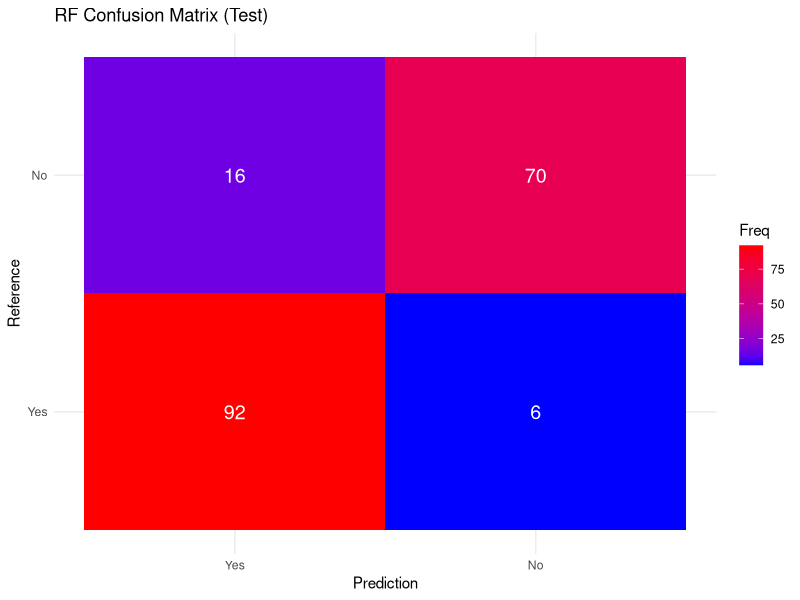
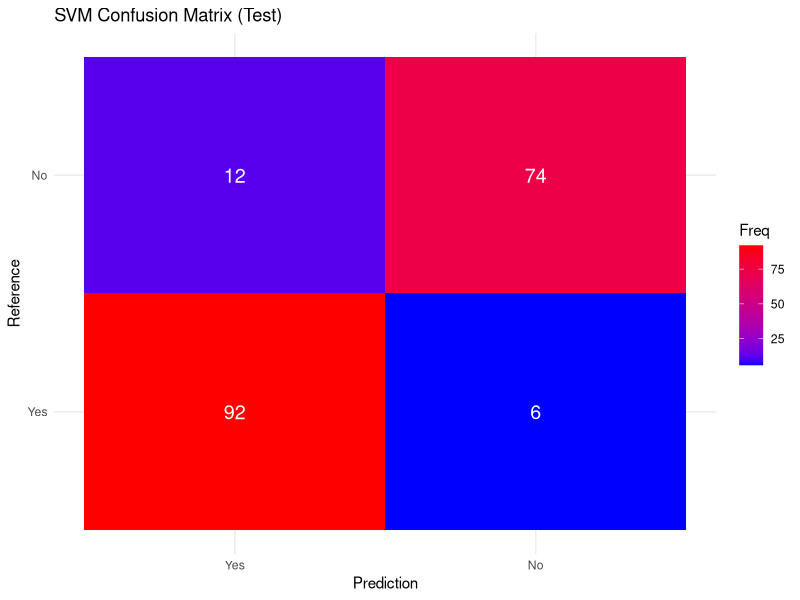
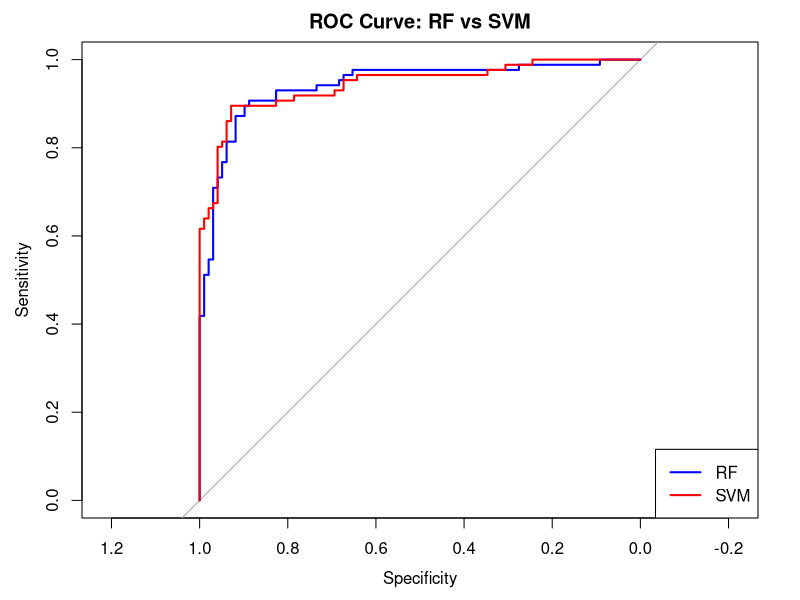

Reproduce these figures in R, in order.
## ---- chunk 1
library(caret)
library(ranger)
library(pROC)
library(ggplot2)
library(e1071)

set.seed(123)
## ---- chunk 2
train <- read.csv("../data/processed/train_scaled.csv", stringsAsFactors = TRUE)
val   <- read.csv("../data/processed/val_scaled.csv",   stringsAsFactors = TRUE)

train$HeartDisease <- factor(train$HeartDisease)
val$HeartDisease   <- factor(val$HeartDisease)

train$HeartDisease <- relevel(train$HeartDisease, ref = "Yes")
val$HeartDisease   <- relevel(val$HeartDisease, ref = "Yes")
## ---- chunk 3
ctrl <- trainControl(
  method = "cv",
  number = 5,
  classProbs = TRUE,
  summaryFunction = twoClassSummary,
  savePredictions = "final"
)

grid_rf <- expand.grid(
  mtry = 1:15,
  splitrule = "gini",
  min.node.size = c(5, 10, 15, 20)
)

rf_tuned <- suppressWarnings(suppressMessages(
  train(
    HeartDisease ~ .,
    data = train,
    method = "ranger",
    metric = "ROC",
    trControl = ctrl,
    tuneGrid = grid_rf,
    importance = "impurity",
    num.trees = 300,
    sample.fraction = 0.1,
    replace = TRUE,
    regularization.factor = 0.01,
    regularization.use = TRUE
  )
))

rf_tuned$bestTune
## ---- chunk 4
rf_results <- rf_tuned$results[, c("mtry","splitrule","min.node.size","ROC","Sens","Spec")]
head(rf_results)
## ---- chunk 5
full_train <- rbind(train, val)
best_rf <- rf_tuned$bestTune

rf_final <- suppressWarnings(suppressMessages(
  train(
    HeartDisease ~ .,
    data = full_train,
    method = "ranger",
    trControl = trainControl(method = "none", classProbs = TRUE),
    tuneGrid = best_rf,
    importance = "impurity",
    num.trees = 500,
    sample.fraction = 0.8,
    replace = TRUE
  )
))

rf_final
## ---- chunk 6
ctrl_svm <- trainControl(
  method = "cv",
  number = 10,
  classProbs = TRUE,
  summaryFunction = twoClassSummary,
  savePredictions = "final"
)

grid_svm <- expand.grid(
  C = c(1, 5, 10, 20, 50, 100),
  sigma = c(0.0001, 0.001, 0.005, 0.01)
)

svm_tuned <- train(
  HeartDisease ~ .,
  data = train,
  method = "svmRadial",
  metric = "ROC",
  trControl = ctrl_svm,
  tuneGrid = grid_svm
)

svm_tuned$bestTune
## ---- chunk 7
svm_results <- svm_tuned$results[, c("C","sigma","ROC","Sens","Spec")]
head(svm_results)
## ---- chunk 8
best_svm <- svm_tuned$bestTune

svm_final <- train(
  HeartDisease ~ .,
  data = full_train,
  method = "svmRadial",
  trControl = trainControl(method = "none", classProbs = TRUE),
  tuneGrid = best_svm
)

svm_final
## ---- chunk 9
tune_threshold_youden <- function(model) {
  preds <- model$pred
  folds <- unique(preds$Resample)
  best_thresholds <- c()
  
  for (f in folds) {
    fold_data <- preds[preds$Resample == f, ]
    
    best_value <- -Inf
    best_t <- 0.5
    
    for (t in seq(0.001, 0.999, by = 0.001)) {
      predicted_class <- ifelse(fold_data$Yes >= t, "Yes", "No")
      
      cm <- confusionMatrix(
        factor(predicted_class, levels=c("No","Yes")),
        factor(fold_data$obs,      levels=c("No","Yes")),
        positive="Yes"
      )
      
      J <- cm$byClass["Sensitivity"] + cm$byClass["Specificity"] - 1
      
      if (!is.na(J) && J > best_value) {
        best_value <- J
        best_t <- t
      }
    }
    
    best_thresholds <- c(best_thresholds, best_t)
  }
  
  mean(best_thresholds)
}

best_t_rf  <- tune_threshold_youden(rf_tuned)
best_t_svm <- tune_threshold_youden(svm_tuned)

best_t_rf
best_t_svm
## ---- chunk 10
compute_metrics <- function(prob, pred_class, data) {
  cm <- confusionMatrix(
    factor(pred_class, levels=c("No","Yes")),
    data$HeartDisease,
    positive="Yes"
  )
  
  roc_obj <- roc(data$HeartDisease, prob, levels=c("No","Yes"))
  
  data.frame(
    Accuracy    = cm$overall["Accuracy"],
    Sensitivity = cm$byClass["Sensitivity"],
    Specificity = cm$byClass["Specificity"],
    Precision   = cm$byClass["Precision"],
    F1          = cm$byClass["F1"],
    AUC         = auc(roc_obj)
  )
}

rf_prob_train  <- predict(rf_final, train, type="prob")[,"Yes"]
svm_prob_train <- predict(svm_final, train, type="prob")[,"Yes"]

rf_pred_train  <- ifelse(rf_prob_train >= best_t_rf, "Yes","No")
svm_pred_train <- ifelse(svm_prob_train >= best_t_svm, "Yes","No")

train_metrics <- rbind(
  cbind(Model="RF",  compute_metrics(rf_prob_train,  rf_pred_train, train)),
  cbind(Model="SVM", compute_metrics(svm_prob_train, svm_pred_train, train))
)

train_metrics
## ---- chunk 11
test <- read.csv("../data/processed/test_scaled.csv", stringsAsFactors = TRUE)
test$HeartDisease <- factor(test$HeartDisease)
test$HeartDisease <- relevel(test$HeartDisease, ref="Yes")

rf_prob_test  <- predict(rf_final, test, type="prob")[,"Yes"]
svm_prob_test <- predict(svm_final, test, type="prob")[,"Yes"]

rf_pred_test  <- ifelse(rf_prob_test >= best_t_rf, "Yes","No")
svm_pred_test <- ifelse(svm_prob_test >= best_t_svm, "Yes","No")

test_metrics <- rbind(
  cbind(Model="RF",  compute_metrics(rf_prob_test,  rf_pred_test, test)),
  cbind(Model="SVM", compute_metrics(svm_prob_test, svm_pred_test, test))
)

test_metrics
## ---- chunk 12
plot_confusion <- function(cm, title) {
  df <- as.data.frame(cm$table)
  ggplot(df, aes(Prediction, Reference, fill=Freq)) +
    geom_tile() +
    geom_text(aes(label=Freq), color="white", size=5) +
    scale_fill_gradient(low="blue", high="red") +
    theme_minimal() +
    labs(title=title)
}

cm_rf_test  <- confusionMatrix(factor(rf_pred_test, levels=c("No","Yes")), test$HeartDisease)
cm_svm_test <- confusionMatrix(factor(svm_pred_test, levels=c("No","Yes")), test$HeartDisease)

plot_confusion(cm_rf_test, "RF Confusion Matrix (Test)")
plot_confusion(cm_svm_test, "SVM Confusion Matrix (Test)")
## ---- chunk 13
roc_rf  <- roc(test$HeartDisease, rf_prob_test)
roc_svm <- roc(test$HeartDisease, svm_prob_test)

plot(roc_rf, col="blue", lwd=2, main="ROC Curve: RF vs SVM")
plot(roc_svm, col="red",  lwd=2, add=TRUE)
legend("bottomright", legend=c("RF","SVM"), col=c("blue","red"), lwd=2)
